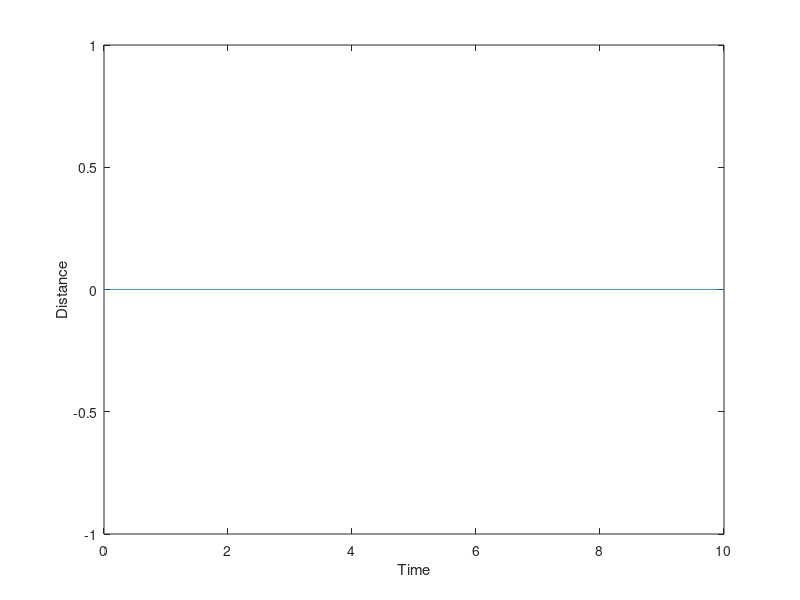
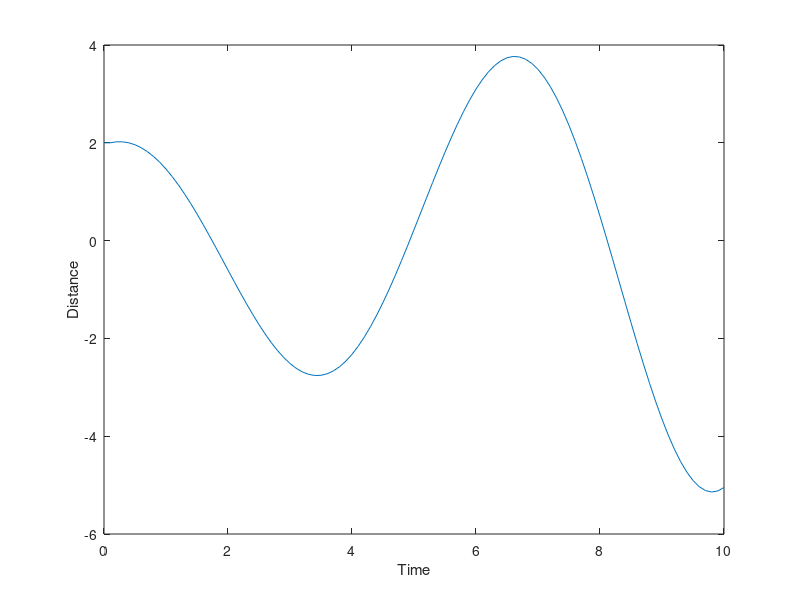

Here is the MATLAB script that generated these plots, in order:
%% Practice with simple mass-spring system
clear vars; 


% Constants
k = 0.5; % spring constant
M = 5; % mass
t(1) = 0; % start time
x(1) = 2; % initial position
v(1) = 0; % initial velocity
dt = 0.01; % time step

% Make loop for spring motion

niter = 1000;
t = zeros(1,niter+1);
x = zeros(1,niter+1);
v = zeros(1,niter+1);
a = zeros(1,niter+1);

for i = 1:niter
    t(i+1) = t(i) + dt;
    a(i+1) = (k./M).*x(i);
    v(i+1) = v(i) + a(i).*dt;
    x(i+1) = x(i) + v(i).*dt;
end

figure(1)
plot(t,x)
xlabel("Time")
ylabel("Distance")


%% Leo's Edited Version

%Constants
k = 5; % spring constant
M = 5; % mass
simTime = 10; %seconds
dt = 0.1; % time step should be small: the smaller, the more accurate
t = 0:dt:simTime; %<-Many ways to define time (e.g. as a linspace, or like this),
%               but code will run faster when not saving/defining things in a loop
niter = length(t);


%Initial Conditions
x0 = [2,0]; %[position,velocity]


%Preallocate for loop
x = [x0(1), zeros(1,niter-1)];
v = [x0(2), zeros(1,niter-1)];
a = [(k/M)*x0(1), zeros(1,niter-1)];

for i = 2:niter
    a(i) = (-k/M)*x(i-1);
    v(i) = v(i-1) + a(i-1)*dt;
    x(i) = x(i-1) + v(i-1)*dt;
end

figure(2)
plot(t,x)
xlabel("Time")
ylabel("Distance")